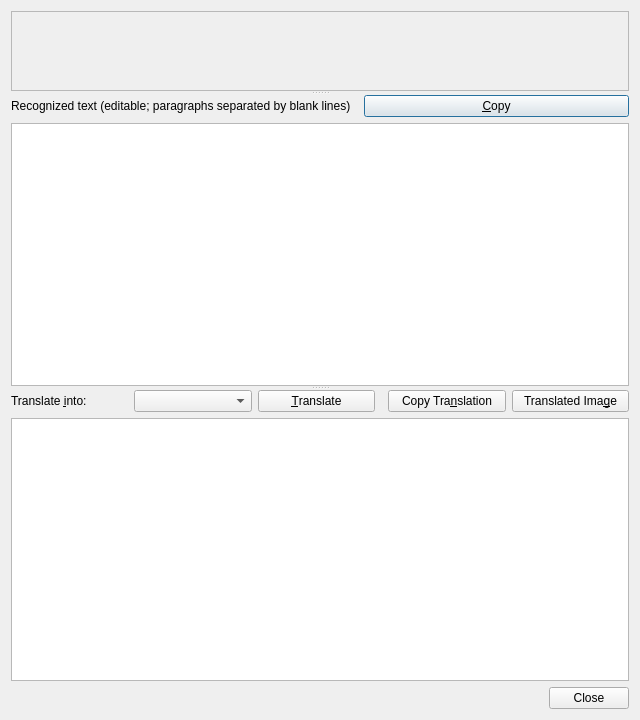
<?xml version="1.0" encoding="UTF-8"?>
<ui version="4.0">
 <class>OcrResultDialog</class>
 <widget class="QDialog" name="OcrResultDialog">
  <property name="geometry">
   <rect>
    <x>0</x>
    <y>0</y>
    <width>640</width>
    <height>720</height>
   </rect>
  </property>
  <property name="windowTitle">
   <string>Recognize and Translate Text</string>
  </property>
  <layout class="QVBoxLayout" name="mainLayout">
   <item>
    <widget class="QSplitter" name="splitter">
     <property name="orientation">
      <enum>Qt::Vertical</enum>
     </property>
     <property name="childrenCollapsible">
      <bool>false</bool>
     </property>
     <widget class="QLabel" name="preview">
      <property name="sizePolicy">
       <sizepolicy hsizetype="Ignored" vsizetype="Ignored">
        <horstretch>0</horstretch>
        <verstretch>2</verstretch>
       </sizepolicy>
      </property>
      <property name="minimumSize">
       <size>
        <width>0</width>
        <height>80</height>
       </size>
      </property>
      <property name="alignment">
       <set>Qt::AlignCenter</set>
      </property>
      <property name="frameShape">
       <enum>QFrame::StyledPanel</enum>
      </property>
     </widget>
     <widget class="QWidget" name="sourcePane">
      <property name="sizePolicy">
       <sizepolicy hsizetype="Preferred" vsizetype="Preferred">
        <horstretch>0</horstretch>
        <verstretch>3</verstretch>
       </sizepolicy>
      </property>
      <layout class="QVBoxLayout" name="sourceLayout">
       <property name="leftMargin">
        <number>0</number>
       </property>
       <property name="topMargin">
        <number>0</number>
       </property>
       <property name="rightMargin">
        <number>0</number>
       </property>
       <property name="bottomMargin">
        <number>0</number>
       </property>
       <item>
        <layout class="QHBoxLayout" name="sourceHeader">
         <item>
          <widget class="QLabel" name="sourceLabel">
           <property name="text">
            <string>Recognized text (editable; paragraphs separated by blank lines)</string>
           </property>
          </widget>
         </item>
         <item>
          <spacer name="sourceSpacer">
           <property name="orientation">
            <enum>Qt::Horizontal</enum>
           </property>
          </spacer>
         </item>
         <item>
          <widget class="QPushButton" name="copyButton">
           <property name="text">
            <string>&amp;Copy</string>
           </property>
          </widget>
         </item>
        </layout>
       </item>
       <item>
        <widget class="QPlainTextEdit" name="sourceEdit"/>
       </item>
      </layout>
     </widget>
     <widget class="QWidget" name="targetPane">
      <property name="sizePolicy">
       <sizepolicy hsizetype="Preferred" vsizetype="Preferred">
        <horstretch>0</horstretch>
        <verstretch>3</verstretch>
       </sizepolicy>
      </property>
      <layout class="QVBoxLayout" name="targetLayout">
       <property name="leftMargin">
        <number>0</number>
       </property>
       <property name="topMargin">
        <number>0</number>
       </property>
       <property name="rightMargin">
        <number>0</number>
       </property>
       <property name="bottomMargin">
        <number>0</number>
       </property>
       <item>
        <layout class="QHBoxLayout" name="targetHeader">
         <item>
          <widget class="QLabel" name="languageLabel">
           <property name="text">
            <string>Translate &amp;into:</string>
           </property>
           <property name="buddy">
            <cstring>languageCombo</cstring>
           </property>
          </widget>
         </item>
         <item>
          <widget class="QComboBox" name="languageCombo"/>
         </item>
         <item>
          <widget class="QPushButton" name="translateButton">
           <property name="toolTip">
            <string>Translate the recognized text, with the engine and language from the settings</string>
           </property>
           <property name="text">
            <string>&amp;Translate</string>
           </property>
          </widget>
         </item>
         <item>
          <spacer name="targetSpacer">
           <property name="orientation">
            <enum>Qt::Horizontal</enum>
           </property>
          </spacer>
         </item>
         <item>
          <widget class="QPushButton" name="copyTranslationButton">
           <property name="text">
            <string>Copy Tra&amp;nslation</string>
           </property>
          </widget>
         </item>
         <item>
          <widget class="QPushButton" name="imageButton">
           <property name="toolTip">
            <string>Paint the translation over the capture, where the text was</string>
           </property>
           <property name="text">
            <string>Translated Ima&amp;ge</string>
           </property>
          </widget>
         </item>
        </layout>
       </item>
       <item>
        <widget class="QPlainTextEdit" name="targetEdit">
         <property name="readOnly">
          <bool>true</bool>
         </property>
        </widget>
       </item>
      </layout>
     </widget>
    </widget>
   </item>
   <item>
    <layout class="QHBoxLayout" name="bottomLayout">
     <item>
      <widget class="QLabel" name="statusLabel">
       <property name="sizePolicy">
        <sizepolicy hsizetype="Expanding" vsizetype="Preferred">
         <horstretch>1</horstretch>
         <verstretch>0</verstretch>
        </sizepolicy>
       </property>
       <property name="alignment">
        <set>Qt::AlignLeft|Qt::AlignVCenter</set>
       </property>
       <property name="wordWrap">
        <bool>true</bool>
       </property>
      </widget>
     </item>
     <item>
      <widget class="QDialogButtonBox" name="buttonBox">
       <property name="standardButtons">
        <set>QDialogButtonBox::Close</set>
       </property>
      </widget>
     </item>
    </layout>
   </item>
  </layout>
 </widget>
 <resources/>
 <connections>
  <connection>
   <sender>buttonBox</sender>
   <signal>rejected()</signal>
   <receiver>OcrResultDialog</receiver>
   <slot>reject()</slot>
  </connection>
 </connections>
</ui>
